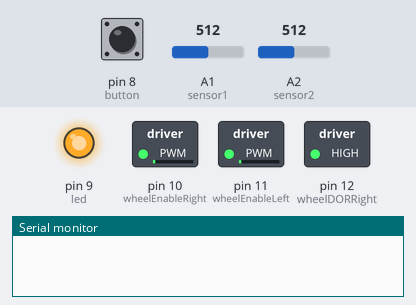
A sketch run on a simulated Arduino Uno, built with avr-gcc and run on an emulated ATmega328P. Parts: switched loads named in the sketch (green lamp = pin HIGH), output pins drawn as LEDs (lit = HIGH), the last lines printed to the serial monitor. Inputs (shaded band) come from the test bench; at power-on: pin 8 (button) LOW, A1 (sensor1) = 512, A2 (sensor2) = 512.

Above: at 3.8 s.
3.9 s: pin 8 (button) pulled HIGH for 1.3 s
At 4.7 s:
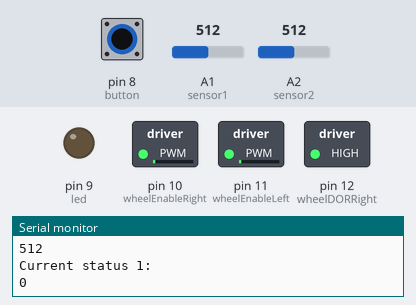
At 5.7 s:
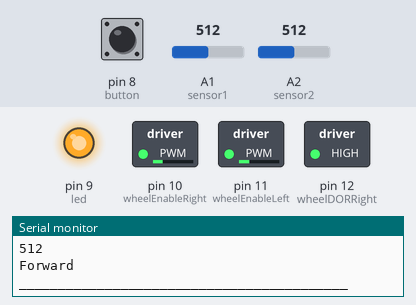
7.4 s: A1 (sensor1) set to 590
10.9 s: A1 (sensor1) set to 614
15.1 s: A2 (sensor2) set to 592
18.6 s: A2 (sensor2) set to 619
22.8 s: pin 8 (button) pulled HIGH for 3.2 s
At 28.9 s:
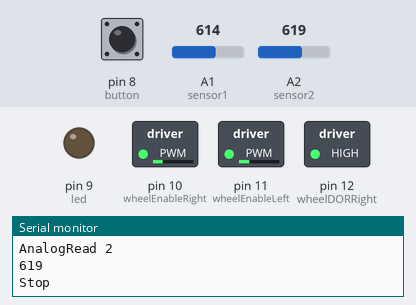
Timing chart, 0 to 31.2 s (numbered marks = the images above; inputs shaded):
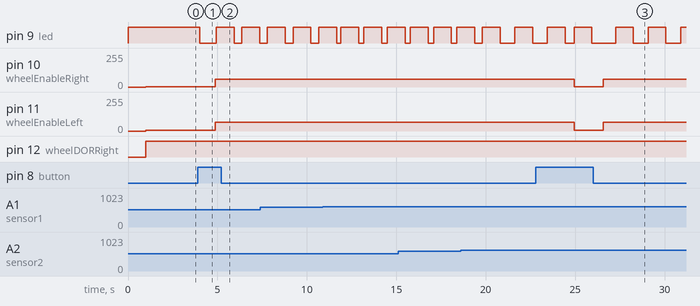

The sketch:

karetje.ino
```cpp
/*
 Name:		karetje.ino
 Created:	3/14/2018 9:53:40 AM
 Author:	stijn
*/

// the setup function runs once when you press reset or power the board

// wielen worden gedefineerd vannuit achteraanzicht ( waar het wieletje zit )
// #directionOfRotation == DOR
// een variable van Stijn, dus niet van Leon.
int speedSanic = 254;

int speedFast = 220;
int speedRegular = 100;
int speedSlow = 60;
int speedUltraSlow = 40;
int speedOff = 1;

// digital pins
int wheelEnableRight = 10;
int wheelEnableLeft = 11;
int wheelDORRight = 12;
int wheelDORLeft = 13;
int led = 9;
int button = 8;

bool hasLoad = true;
int numberLoad = 0;
int numberBoth = 0;

// analog pins
int ldrA = 0;
int sensor1 = 1;
int sensor2 = 2;
int sensor3 = 3;
int sensor4 = 4;

// check if sensor has black or white underground.
// lower than given value is white,
// higher tha given value is black;
int whiteOrBlackSwitch = 600;
// these timers are used to correct the sensors, we weren't sure if the infrared singals were lost or not. so we used a 100MS delay to compare both statuses
bool previousStatus1 = false;
long previousMillis1 = 0;        // will store last time Sensor1 was updated

bool previousStatus2 = false;
long previousMillis2 = 0;        // will store last time Sensor2 was updated

bool previousStatus3 = false;
long previousMillis3 = 0;        // will store last time Sensor3 was updated

bool previousStatus4 = false;
long previousMillis4 = 0;        // will store last time Sensor4 was updated

long interval = 30;           // interval at which to blink ( miliseconds )


// reset button
bool start = false;

// used as a event. houd een doubele count tegen
bool trigger = false;


// can only be called inside the setup function.
void setupPins() {

	for (int i = 9; i < 13; i++) {
		pinMode(i, OUTPUT);
	}

	pinMode(button, INPUT);


	for (int i = 0; i < 4; i++) {
		pinMode('A' + i, INPUT);
	}


}


void setup() {
	Serial.begin(9600);
	setupPins();
}


// the loop function runs over and over again until power down or reset
void loop() {
	// hier is het einde bereikt want allebij de lijnen zijn gedetecteerd
	setLed(true);

	delay(1000);

	setLed(false);
	// als de knop is ingedrukt en losgelaten
	if (digitalRead(button) == HIGH) {

		delay(500);

		start = !start;

	}

	if (start) {
		// als we lading hebben gaan we vooruit.

			// als de robot de lading aan het lossen is moet hij voorruit

		Serial.println("__________________________________________");
			if (getSensor1() && getSensor2()) {

				Serial.println("Stop");

				if (numberBoth % 2 == 0 && numberBoth != 0) {

					stop();
				}
				else {
					// even bijsturen naar links of rechts
					right();
					delay(500);
					left();
					delay(200);
					forward();

				}


		//			//dropLoad();
	//				hasLoad = false;
//

				//if (numberBoth % 2 == 1) {
				//	if (numberLoad % 2 == 1) {
				//		turnRight();
				//	}
				//	else {
				//		turnLeft();
				//	}
				//	numberLoad++;
				//}
				//if (!trigger) {
				//	numberBoth++;
				//	trigger = true;
				//}
			}
			// hier moeten we naar rechts want de linker sensor heeft een lijn gedetecteerd.
			else if (getSensor1() && !getSensor2()) {
				left();
				Serial.println("Right");
				trigger = false;
			}
			else if (!getSensor1() && getSensor2()) {
				right();
				Serial.println("Left");
				trigger = false;
			}
			else if (!getSensor1() && !getSensor2()) {
				forward();

				Serial.println("Forward");
				trigger = false;
			}

			Serial.println("__________________________________________");
		// als we geen lading hebben gaan we achteruit.
		//else {

		//	if (getSensor3() && getSensor4()) {

		//		if (numberBoth % 2 == 0 && numberBoth != 0) {


		//			stop();

		//			setLed(true);
		//			// wachten totdat hij geen ldr meer heeft.
		//			while (getLdr() > 800) {}
		//			setLed(false);
		//			hasLoad = true;
		//		}
		//		if (!trigger) {
		//			numberBoth++;
		//			trigger = true;
		//		}
		//	}
		//	// hier moeten we naar rechts want de linker sensor heeft een lijn gedetecteerd.
		//	else if (getSensor3() && !getSensor4()) {
		//		/*setLeftWheel(false, speedSlow);
		//		setRightWheel(false, speedRegular);*/
		//		trigger = false;
		//	}
		//	else if (!getSensor3() && getSensor4()) {
		//		/*setLeftWheel(false, speedRegular);
		//		setRightWheel(false, speedSlow);*/
		//		trigger = false;
		//	}
		//	else if (!getSensor3() && !getSensor4()) {
		//		backward();
		//		trigger = false;
		//	}
		//}
	}
	else {
		stop();
	}
	// als de robot de lading heeft gelost, dan moet hij achteruit rijden.


}


bool getSensor1()
{
	unsigned long currentMillis = millis();
	bool currentStatus = (analogRead(sensor1) > whiteOrBlackSwitch);
	Serial.println("Current status 1:");
	Serial.println(currentStatus);
	Serial.println("Previous status 1:");
	Serial.println(previousStatus1);
	Serial.println("AnalogRead 1");
	Serial.println(analogRead(sensor1));
	/**
	* if the current millis minus the previous millis is higher than the setten interval.
	*
	* else if previous millis en status not equals null.
	*
	*/
	if (currentMillis - previousMillis1 > interval) {
		/**
		* check if the current state is the same as the previous one.
		* if it is the same the return that status.
		*
		* else return the previous status
		*/
		bool returnstatus = true;
		if (currentStatus == previousStatus1) {
			returnstatus = currentStatus;
		}
		else {
			returnstatus = previousStatus1;
		}
		previousMillis1 = currentMillis;
		previousStatus1 = currentStatus;
		return returnstatus;
	}
	else if (previousMillis1 == NULL || previousStatus1 == NULL) {
		previousMillis1 = currentMillis;
		previousStatus1 = currentStatus;
	}

	Serial.println("Previous status 1:");
	Serial.println(previousStatus1);

	return previousStatus1;
}

bool getSensor2()
{
	unsigned long currentMillis = millis();
	bool currentStatus = (analogRead(sensor2) > whiteOrBlackSwitch);
	Serial.println("Current status 2:");
	Serial.println(currentStatus);
	Serial.println("Previous status 2:");
	Serial.println(previousStatus2);
	Serial.println("AnalogRead 2");
	Serial.println(analogRead(sensor2));

	/**
	* if the current millis minus the previous millis is higher than the setten interval.
	*
	* else if previous millis en status not equals null.
	*
	*/
	if (currentMillis - previousMillis2 > interval) {
		/**
		* check if the current state is the same as the previous one.
		* if it is the same the return that status.
		*
		* else return the previous status
		*/
		bool returnstatus = true;
		if (currentStatus == previousStatus2) {
			returnstatus = currentStatus;
		}
		else {
			returnstatus = previousStatus2;
		}
		previousMillis2 = currentMillis;
		previousStatus2 = currentStatus;
		return returnstatus;
	}
	else if (previousMillis2 == NULL || previousStatus2 == NULL) {
		previousMillis2 = currentMillis;
		previousStatus2 = currentStatus;
	}


	return previousStatus2;
}

bool getSensor3()
{
	unsigned long currentMillis = millis();
	bool currentStatus = (analogRead(sensor3) > whiteOrBlackSwitch);
	/**
	* if the current millis minus the previous millis is higher than the setten interval.
	*
	* else if previous millis en status not equals null.
	*
	*/
	if (currentMillis - previousMillis3 > interval) {
		/**
		* check if the current state is the same as the previous one.
		* if it is the same the return that status.
		*
		* else return the previous status
		*/
		bool returnstatus = true;
		if (currentStatus == previousStatus3) {
			returnstatus = currentStatus;
		}
		else {
			returnstatus = previousStatus3;
		}
		previousMillis3 = currentMillis;
		previousStatus3 = currentStatus;
		return returnstatus;
	}
	else if (previousMillis3 == NULL || previousStatus3 == NULL) {
		previousMillis3 = currentMillis;
		previousStatus3 = currentStatus;
	}
	return previousStatus3;
}

bool getSensor4()
{
	unsigned long currentMillis = millis();
	bool currentStatus = (analogRead(sensor4) > whiteOrBlackSwitch);
	/**
	* if the current millis minus the previous millis is higher than the setten interval.
	*
	* else if previous millis en status not equals null.
	*
	*/
	if (currentMillis - previousMillis4 > interval) {
		/**
		* check if the current state is the same as the previous one.
		* if it is the same the return that status.
		*
		* else return the previous status
		*/
		bool returnstatus = false;
		if (currentStatus == previousStatus4) {
			returnstatus = currentStatus;
		}
		else {
			returnstatus = previousStatus4;
		}
		previousMillis4 = currentMillis;
		previousStatus4 = currentStatus;
		return returnstatus;
	}
	else if (previousMillis4 == NULL || previousStatus4 == NULL) {
		previousMillis4 = currentMillis;
		previousStatus4 = currentStatus;
	}
	return previousStatus4;
}


// status moet de voorruit of achtertuit voorstellen
void setRightWheel(boolean status, int speed) {
	// linker motor is minder sterk.

	if (status) {
		analogWrite(wheelEnableRight, speed);
		digitalWrite(wheelDORRight, HIGH);
	}
	else {
		analogWrite(wheelEnableRight, speed);
		digitalWrite(wheelDORRight, LOW);
	}
}

// status moet de voorruit of achtertuit voorstellen
void setLeftWheel(boolean status, int speed = 0) {
	speed = speed + 5;
	if (status) {
		analogWrite(wheelEnableLeft, speed);
		digitalWrite(wheelDORLeft, HIGH);
	}
	else {
		analogWrite(wheelEnableLeft, speed);
		digitalWrite(wheelDORLeft, LOW);
	}
}

void setLed(boolean enabled) {
	if (enabled)
	{
		digitalWrite(led, HIGH);
	}
	else {
		digitalWrite(led, LOW);
	}
}
// returns between 0 - 1023
int getLdr() {
	return analogRead('A' + ldrA);
}


void forward() {
	setLeftWheel(true, speedSlow);
	setRightWheel(true, speedSlow);
}

void right() {
	setRightWheel(true, speedSlow);
	setLeftWheel(false, speedSlow);
}

void left() {
	setLeftWheel(false, speedSlow);
	setRightWheel(true, speedSlow);
}
void backward() {
	setLeftWheel(false, speedSlow);
	setRightWheel(false, speedSlow);
}
void stop()
{
	setLeftWheel(true, speedOff);
	setRightWheel(true, speedOff);
}
void dropLoad()
{
	setLeftWheel(true, speedSlow);
	setRightWheel(true, speedSlow);
	delay(600);

	setLeftWheel(false, speedSlow);
	setRightWheel(false, speedSlow);
	delay(600);
	setLeftWheel(false, speedOff);
	setRightWheel(false, speedOff);
}

void turnRight() {
	right();
	delay(300);
	stop();
}
void turnLeft()
{
	left();
	delay(300);
	stop();
}
```

Measured:
- after the input at 3.9 s, pin 9 (led): goes LOW 0.93 s, HIGH 1.0 s, LOW 0.43 s, HIGH 1.0 s, then LOW, starting after 0.10 s; pin 10 (wheelEnableRight): 1/255 → 60/255 after 0.98 s; pin 11 (wheelEnableLeft): 6/255 → 65/255 after 0.98 s
- after the input at 22.8 s, pin 10 (wheelEnableRight): 60/255 → 1/255 after 2.1 s, → 60/255 1.6 s later; pin 11 (wheelEnableLeft): 65/255 → 6/255 after 2.1 s, → 65/255 1.6 s later
